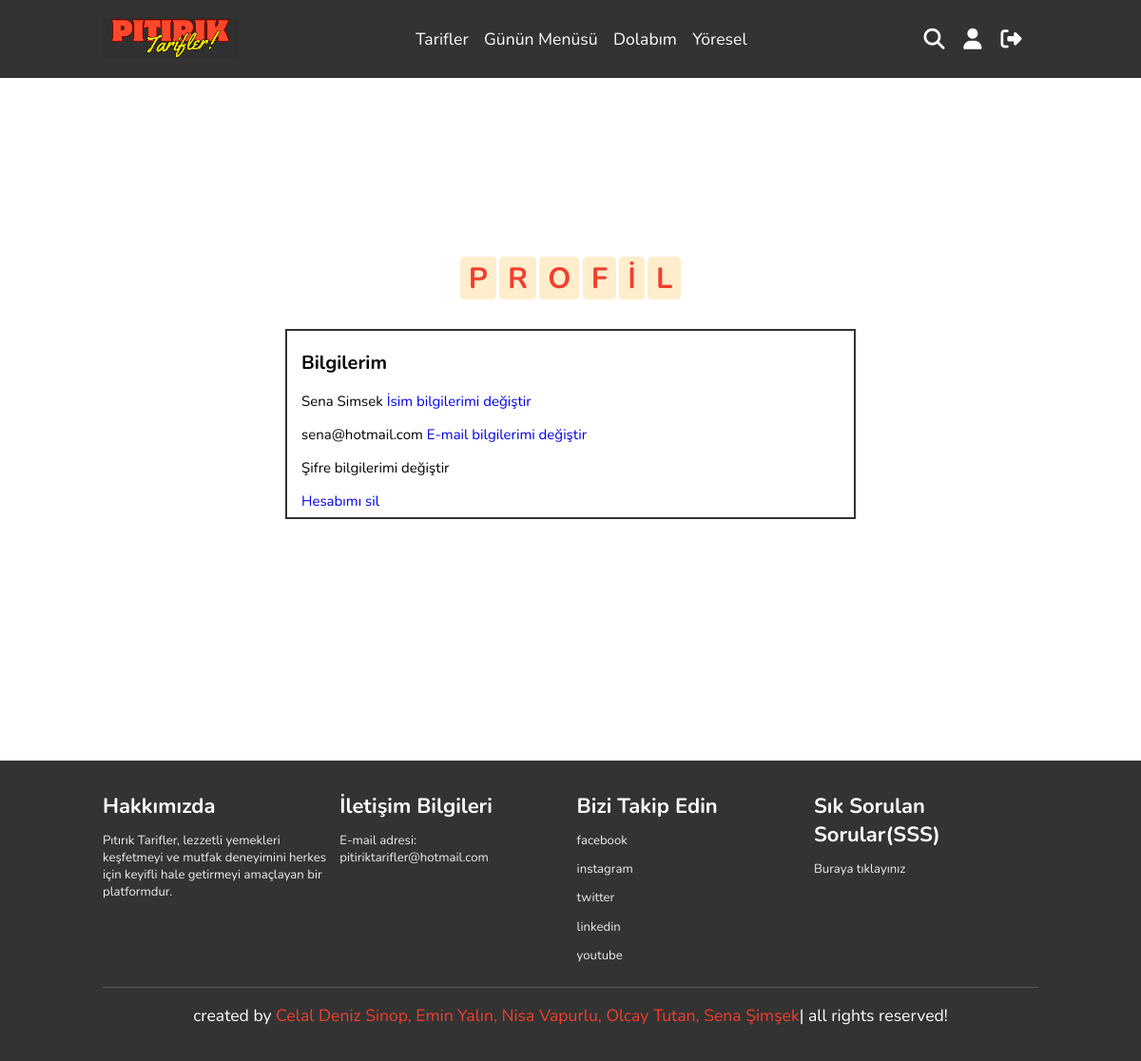
The page /profil (signed in) on the database its author committed.
### tables this page shows
CREATE TABLE users (
id INTEGER PRIMARY KEY,
email TEXT NOT NULL,
password TEXT NOT NULL, name TEXT, surname TEXT);

### app.py (the view)
@app.route("/profil")
def profil():
    connection = sqlite3.connect('pitirik.db')
    cursor=connection.cursor()
    cursor.execute("SELECT name,surname,email FROM users WHERE id=?",(session["user_id"],))
    user_data=cursor.fetchone()
    connection.commit()
    connection.close()
    return render_template("profile.html",name=user_data[0],surname=user_data[1],email=user_data[2])

### templates/profile.html (shortened to what this page needs)
{% extends 'layout.html' %}
{% block content %}
<section class="profile">
        <h1 class="heading">
            <span>p</span>
            <span>r</span>
            <span>o</span>
            <span>f</span>
            <span>İ</span>
            <span>l</span>
        </h1>
        <div class="profile-content">
            <h1 class="profile-title">Bilgilerim</h1><br>
         <div>
            <p>{{ name }} {{ surname }} <a href="#">İsim bilgilerimi değiştir</a></p>
            <p>{{ email }} <a href="#">E-mail bilgilerimi değiştir</a></p>
            <p><a>Şifre bilgilerimi değiştir</a></p>
            <p><a href="{{ url_for('deleteAcc') }}">Hesabımı sil</a></p>
         </div>
    </div>
</section>
{% endblock %}

### static/css/style.css (style rules this page uses)
:root { --red:#F23E2E; }
* { font-family: 'Nunito', sans-serif; margin: 0; padding: 0; box-sizing: border-box; outline: none; border: none; text-decoration: none; transition: all .2s linear; }
html { font-size: 62.5%; overflow-x: hidden; scroll-padding-top: 6rem; scroll-behavior: smooth; }
section { padding: 2rem 9%; }
.heading { text-align: center; padding: 2.5rem 0; text-transform: capitalize; }
.heading span { font-size: 3.5rem; background: rgba(255,165, 0, .2); color: var(--red); border-radius: .5rem; padding: .2rem 1rem; font-language-override: unset; }
.tarif-category , .faq, .kitchen, .profile, .sign_in, .sign_up { min-height: 100vh; display: flex; align-items: center; justify-content: center; flex-flow: column; position: relative; z-index: 0; }
.profile-content { margin-top:10px; margin-bottom: 5px; position: relative; display: block; border : 2px solid #333; width: 600px; height: 200px; }
.profile-content h1 { padding-top: 20px; padding-left:15px; font-size:20px; }
.profile-content p { display: block; margin-top: 5px; margin-bottom: 15px; padding-left: 15px; font-size: 15px; }
@media (max-width:1200px) { html { font-size: 55%; } }

### rows shown on the page
users: name "Sena", surname "Simsek", email "sena@hotmail.com"
